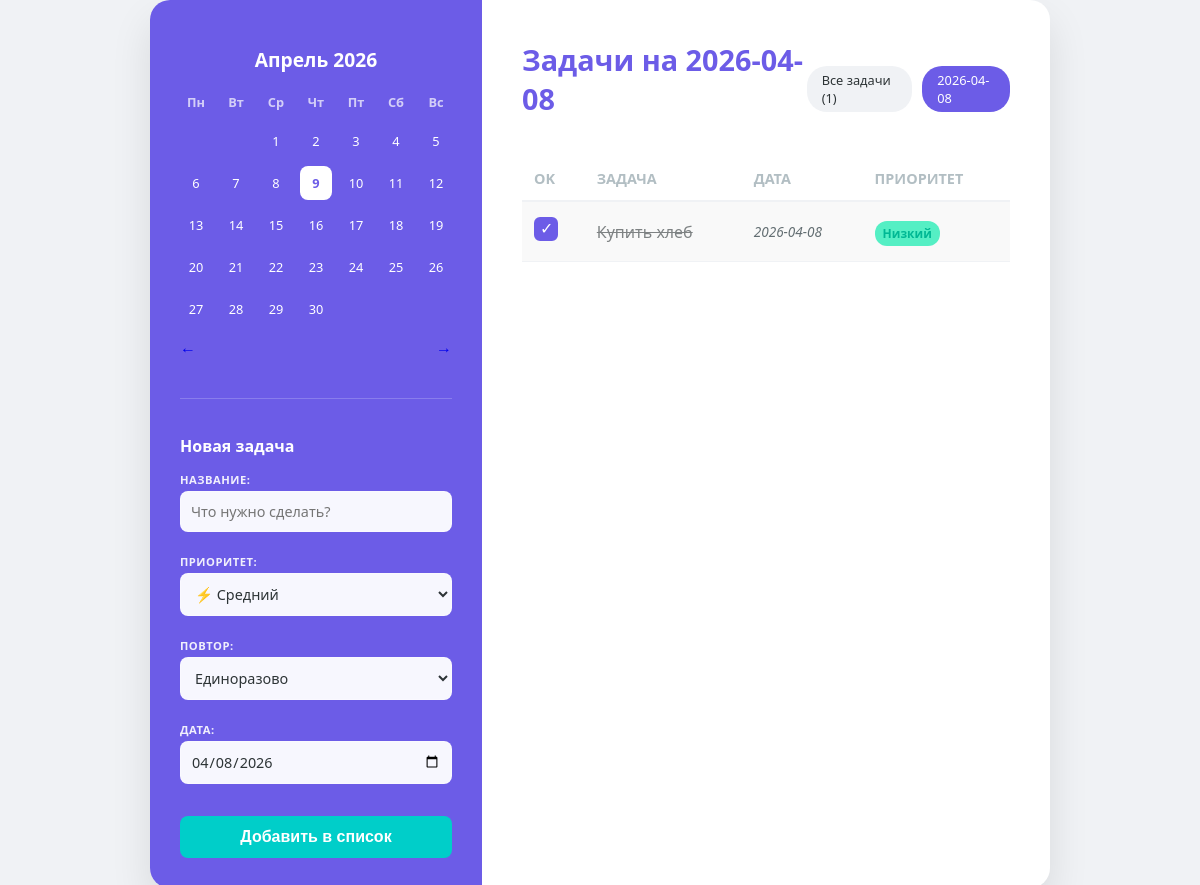
The page /?date=2026-04-08 on the database its author committed.
### tables this page shows
CREATE TABLE todo (
                id INTEGER PRIMARY KEY AUTOINCREMENT,
                name TEXT NOT NULL,
                priority TEXT NOT NULL,
                task_type TEXT NOT NULL,
                date TEXT NOT NULL,
                status INTEGER DEFAULT 0
            );

### app.py (the view, shortened to what this page needs)
@app.route("/", methods=["GET", "POST"])
def index():
    message = None
    selected_date = request.args.get('date') # Например: 2026-04-08
    year = request.args.get('year', type=int)
    month = request.args.get('month', type=int)
    calendar_view = MonthCalendar(year, month)
    with get_db_connection() as conn:
        if selected_date:
            tasks = conn.execute(
                'SELECT * FROM todo WHERE date = ? ORDER BY id DESC',
                (selected_date,)
            ).fetchall()
            display_title = f"Задачи на {selected_date}"
        else:
            tasks = conn.execute('SELECT * FROM todo ORDER BY date ASC, id DESC').fetchall()
            display_title = "Все задачи"
    return render_template(
        'index.html',
        cal=calendar_view,
        tasks=tasks,
        message=message,
        selected_date=selected_date,
        display_title=display_title
    )

### CalendarMatrix.py (called while the page is built)
    def get_month_name(self):
        return self.months_ru[self.month - 1]

    def get_days_matrix(self):
        cal = calendar.Calendar(firstweekday=0)
        return cal.monthdayscalendar(self.year, self.month)

    def is_today(self, day):
        return day == self.day_today

### app.py (called while the page is built)
def get_db_connection():
    conn = sqlite3.connect(DATABASE)
    conn.row_factory = sqlite3.Row
    return conn

### templates/index.html (shortened to what this page needs)
<!DOCTYPE html>
<html lang="ru">
<head>
    <link rel="stylesheet" href="{{ url_for('static', filename='style.css') }}">
</head>
<body>
<div class="container">
    <aside class="sidebar">
        <div class="calendar">
            <header>
                <h2>{{ cal.get_month_name() }} {{ cal.year }}</h2>
            </header>
            <div class="days-grid">
                <div class="day-name">Пн</div><div class="day-name">Вт</div><div class="day-name">Ср</div>
                <div class="day-name">Чт</div><div class="day-name">Пт</div><div class="day-name">Сб</div><div class="day-name">Вс</div>
                {% for week in cal.get_days_matrix() %}
                    {% for day in week %}
                        {% if day == 0 %}
                            <span></span>
                        {% else %}
                            {% set day_date = "%d-%02d-%02d"|format(cal.year, cal.month, day) %}
                            <div class="day {% if cal.is_today(day) %}active{% endif %} {% if selected_date == day_date %}selected{% endif %}">
                                <a href="/?date={{ day_date }}" style="text-decoration: none; color: inherit; display: block;">
                                    {{ day }}
                                </a>
                            </div>
                        {% endif %}
                    {% endfor %}
                {% endfor %}
            </div>
            <div class="calendar-nav" style="display: flex; justify-content: space-between; margin-top: 10px;">
                <a href="/?month={{ 12 if cal.month == 1 else cal.month - 1 }}&year={{ cal.year - 1 if cal.month == 1 else cal.year }}" style="text-decoration: none;">←</a>
                <a href="/?month={{ 1 if cal.month == 12 else cal.month + 1 }}&year={{ cal.year + 1 if cal.month == 12 else cal.year }}" style="text-decoration: none;">→</a>
            </div>
        </div>
        <form action="/" method="POST">
            <div class="add-task-form">
                <h3>Новая задача</h3>
                <div class="settings-group">
                    <label>Название:</label>
                    <input type="text" placeholder="Что нужно сделать?" class="input-field" name="todo_name" required>
                </div>
                <div class="settings-group">
                    <label>Приоритет:</label>
                    <select class="input-field select-priority" name="todo_priority">
                        <option value="medium" selected>⚡ Средний</option>
                    </select>
                </div>
                <div class="settings-group">
                    <label>Повтор:</label>
                    <select class="input-field" name="todo_return">
                        <option value="once">Единоразово</option>
                    </select>
                </div>
                <div class="settings-group">
                    <label>Дата:</label>
                    <input type="date" class="input-field" name="todo_date" required
                           value="{{ selected_date if selected_date else '%d-%02d-%02d'|format(cal.year, cal.month, cal.day_today or 1) }}">
                </div>
                <button type="submit" class="add-btn">Добавить в список</button>
            </div>
        </form>
    </aside>
    <main class="todo-section">
        <div class="header-flex">
            <h1>{{ display_title if display_title else "Мои задачи ✨" }}</h1>
            <div class="filter-chips">
                <a href="/" class="chip {% if not selected_date %}active{% endif %}" style="text-decoration: none; color: inherit;">Все задачи ({{ tasks|length }})</a>
                {% if selected_date %}
                    <span class="chip active">{{ selected_date }}</span>
                {% endif %}
            </div>
        </div>
        <table class="todo-table">
            <thead>
                <tr>
                    <th>OK</th>
                    <th>Задача</th>
                    <th>Дата</th>
                    <th>Приоритет</th>
                </tr>
            </thead>
            <tbody>
                {% for task in tasks %}
                <tr class="task-row {% if task['status'] == 1 %}completed{% endif %}" id="row-{{ task['id'] }}">
                    <td>
                        <label for="task-{{ task['id'] }}"></label>
                    </td>
                    <td class="task-text">{{ task['name'] }}</td>
                    <td class="task-days">{{ task['date'] }}</td>
                    <td>
                        <span class="badge {{ task['priority'] }}">
                            {% if task['priority'] == 'high' %} Высокий
                            {% elif task['priority'] == 'medium' %} Средний
                            {% else %} Низкий
                            {% endif %}
                        </span>
                    </td>
                </tr>
                {% else %}
                <tr>
                    <td colspan="4" style="text-align: center; padding: 20px; color: #999;">Задач нет. Время отдыхать! ☕</td>
                </tr>
                {% endfor %}
            </tbody>
        </table>
    </main>
</div>
</body>
</html>

### static/style.css (style rules this page uses)
:root { --bg-color: #f0f2f5; --card-bg: #ffffff; --primary: #6c5ce7; --text: #2d3436; --accent: #a29bfe; }
body { font-family: 'Segoe UI', Tahoma, Geneva, Verdana, sans-serif; background-color: var(--bg-color); color: var(--text); margin: 0; display: flex; justify-content: center; align-items: center; min-height: 100vh; }
.container { display: flex; width: 900px; background: var(--card-bg); border-radius: 20px; box-shadow: 0 20px 40px rgba(0,0,0,0.1); overflow: hidden; }
.sidebar { width: 300px; background: var(--primary); color: white; padding: 30px; }
.calendar h2 { font-size: 1.2rem; margin-bottom: 20px; text-align: center; }
.days-grid { display: grid; grid-template-columns: repeat(7, 1fr); gap: 8px; text-align: center; font-size: 0.8rem; }
.day-name { font-weight: bold; opacity: 0.7; margin-bottom: 5px; }
.day { padding: 8px 0; border-radius: 8px; cursor: pointer; transition: 0.3s; }
.day.active { background: white; color: var(--primary); font-weight: bold; }
.todo-section { flex-grow: 1; padding: 40px; }
h1 { margin-top: 0; font-size: 1.8rem; color: var(--primary); }
.todo-table { width: 100%; border-collapse: collapse; margin-top: 20px; }
.todo-table th { text-align: left; padding: 12px; border-bottom: 2px solid var(--bg-color); color: #b2bec3; font-size: 0.9rem; text-transform: uppercase; }
.todo-table td { padding: 15px 12px; border-bottom: 1px solid var(--bg-color); }
.custom-cb + label { width: 20px; height: 20px; border: 2px solid var(--accent); border-radius: 6px; display: inline-block; cursor: pointer; position: relative; }
.custom-cb:checked + label { background: var(--primary); border-color: var(--primary); }
.custom-cb:checked + label::after { content: '✓'; color: white; position: absolute; top: -2px; left: 4px; }
.custom-cb:checked ~ .task-text, tr:has(.custom-cb:checked) .task-text { text-decoration: line-through; opacity: 0.5; }
.badge { padding: 4px 8px; border-radius: 12px; font-size: 0.75rem; font-weight: bold; }
.low { background: #55efc4; color: #00b894; }
:root { --bg-color: #f0f2f5; --card-bg: #ffffff; --primary: #6c5ce7; --primary-dark: #5b4cc4; --text: #2d3436; --accent: #a29bfe; }
.add-task-form { margin-top: 40px; padding-top: 20px; border-top: 1px solid rgba(255,255,255,0.2); }
.add-task-form h3 { font-size: 1rem; margin-bottom: 15px; }
.input-field { width: 100%; padding: 10px; margin-bottom: 15px; border-radius: 8px; border: none; background: rgba(255, 255, 255, 0.9); font-family: inherit; box-sizing: border-box; }
.settings-group { margin-bottom: 10px; font-size: 0.85rem; }
.add-btn { width: 100%; padding: 12px; border: none; border-radius: 8px; background: #00cec9; color: white; font-weight: bold; cursor: pointer; transition: 0.3s; }
.header-flex { display: flex; justify-content: space-between; align-items: center; margin-bottom: 20px; }
.filter-chips { display: flex; gap: 10px; }
.chip { padding: 5px 15px; background: var(--bg-color); border-radius: 20px; font-size: 0.8rem; cursor: pointer; }
.chip.active { background: var(--primary); color: white; }
.task-days { font-size: 0.85rem; color: #636e72; font-style: italic; }
tr:has(.custom-cb:checked) { background: #f9f9f9; }
tr:has(.custom-cb:checked) .task-text { text-decoration: line-through; opacity: 0.6; }
.settings-group label { display: block; font-size: 0.7rem; text-transform: uppercase; letter-spacing: 0.5px; margin-bottom: 4px; opacity: 0.9; font-weight: bold; }
.input-field { width: 100%; padding: 10px; margin-bottom: 12px; border-radius: 8px; border: 1px solid rgba(255, 255, 255, 0.3); background: rgba(255, 255, 255, 0.95); font-family: inherit; font-size: 0.9rem; color: #2d3436; box-sizing: border-box; outline: none; }
.select-priority option { color: #2d3436; padding: 10px; }
.add-btn { margin-top: 10px; width: 100%; padding: 12px; border: none; border-radius: 8px; background: #00cec9; color: white; font-weight: bold; font-size: 1rem; cursor: pointer; transition: all 0.2s ease; }
.task-row.completed .task-text { text-decoration: line-through; opacity: 0.5; transition: all 0.3s ease; }
.task-row.completed { background-color: rgba(0, 0, 0, 0.02); }

### rows shown on the page
todo: name "Купить хлеб", date "2026-04-08", priority "Низкий"

### other values the page prints
{{ cal.get_month_name() }} "Апрель"
{{ cal.year }} "2026"
{{ day }} "1" "2" "3" "4" "5" "6" "7" "8" "9" "10" "11" "12" "13" "14" "15" "16" "17" "18" "19" "20" "21" "22" "23" "24" "25" "26" "27" "28" "29" "30"
{{ display_title if display_title else "Мои задачи ✨" }} "Задачи на 2026-04-08"
{{ tasks|length }} "1"
{{ selected_date }} "2026-04-08"
